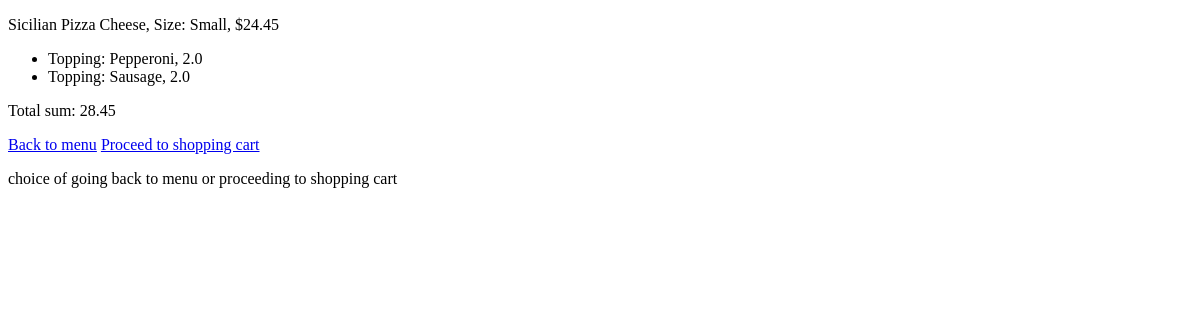
Before: /25/last_added_item/ with the older database file.
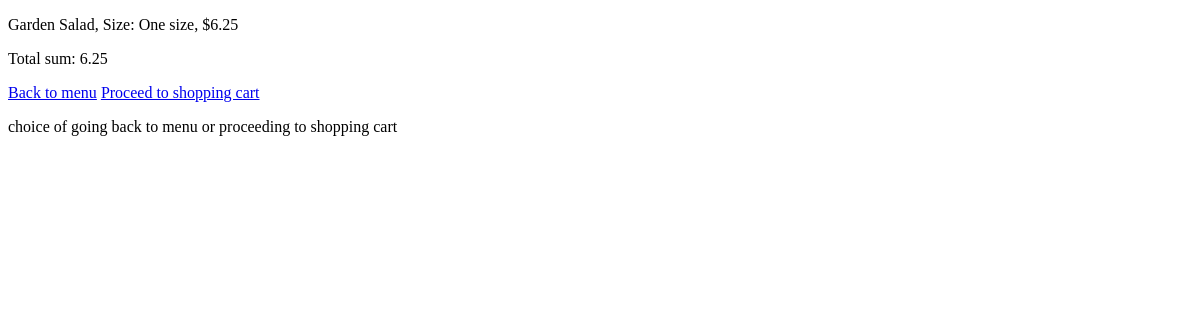
After: the same page with the newer database file.
### orders/models.py (models this page shows, shortened)
class OrderItem(models.Model):
    order = models.ForeignKey(Order,
        on_delete=models.CASCADE)
    dish = models.ForeignKey(Dish,
        on_delete=models.PROTECT)
    price = models.FloatField()
    def calculate_total_price(self):
        price = self.price
        for extra in self.orderitemextra_set.all():
                price += extra.price
        return price

class Dish(models.Model):
    subtype = models.ForeignKey(Subtype,
        on_delete=models.CASCADE)
    size = models.ForeignKey(Size,
        on_delete=models.CASCADE)
    price = models.FloatField()
    def __str__(self):
        return f"{self.subtype}, {self.size}, ${self.price}"

class Subtype(models.Model):
    food_type = models.ForeignKey(FoodType,
        on_delete=models.CASCADE)
    name = models.CharField(max_length=100)
    number_of_extras = models.IntegerField()
    def __str__(self):
        return f"{self.name}"

class Size(models.Model):
    size = models.CharField(max_length=64)
    def __str__(self):
        return f"Size: {self.size}"

class OrderItemExtra(models.Model):
    order_item = models.ForeignKey(OrderItem,
        on_delete=models.CASCADE)
    extra = models.ForeignKey(Extra,
        on_delete=models.PROTECT)
    price = models.FloatField()

class Extra(models.Model):
    subtype = models.ForeignKey(Subtype,
        on_delete=models.CASCADE)
    extra_type = models.ForeignKey(ExtraType,
        on_delete=models.CASCADE)
    price = models.FloatField()

class ExtraType(models.Model):
    name = models.CharField(max_length=100)
    def __str__(self):
        return f"{self.name}"

### orders/views.py (the view)
# urls.py: path('<int:order_id>/last_added_item/', views.last_added_item, name='last_added_item'),
def last_added_item(request, order_id):
    last_item_in_order = Order.objects.get(pk=order_id).orderitem_set.all().last()
    price = last_item_in_order.calculate_total_price()
    context = {
    "order_item": last_item_in_order,
    "price": price,
    }
    return render(request, "orders/check.html", context)

### orders/templates/orders/check.html (shortened to what this page needs)
<!DOCTYPE html>
<html>
<head>
</head>
<body>
	<p>{{ order_item.dish }}</p>
	{% if order_item.orderitemextra_set.all %}
		<ul>
			{% for extra in order_item.orderitemextra_set.all %}
			<li>Topping: {{ extra.extra.extra_type }}, {{ extra.price }}</li>
			{% endfor %}
		</ul>
	{% endif %}
	<p>Total sum: {{ price }}</p>
	<a href="/">Back to menu</a>
	<a href="{% url 'shopping_cart' %}">Proceed to shopping cart</a>
	<p>choice of going back to menu or proceeding to shopping cart</p>
</body>
</html>

Changed rows visible on the page:
removed OrderItem: dish "Sicilian Pizza Cheese, Size: Small, $24.45"
removed OrderItemExtra: extra.extra_type "Pepperoni", price "2.0"
removed OrderItemExtra: extra.extra_type "Sausage", price "2.0"
now on this page (row unchanged): OrderItem: dish "Garden Salad, Size: One size, $6.25", price "6.25"
Other visible differences:
{{ price }}: "28.45" → (not shown)
